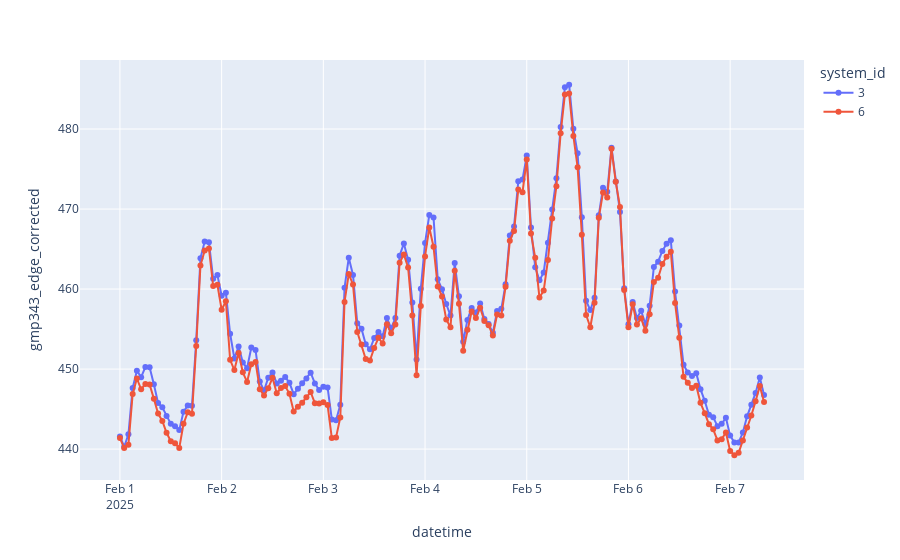

Source (notebook cell):
### Code cell
column_name = "gmp343_edge_corrected"

df_plot = df.select(["datetime", "system_id", column_name]) \
      .group_by_dynamic("datetime", every=filter, group_by="system_id") \
      .agg(pl.col(column_name).mean())


fig = px.line(
    df_plot,
    x="datetime",
    y=column_name,
    markers=True,
    color="system_id"
)
fig.show()

### Figure 1 — Plotly figure (JSON) as saved in the notebook; plotly's stock layout.template omitted (floating-point values rounded to 4 significant figures; data arrays with more than 128 entries replaced by an {"elided": "..."} marker saying what was removed)
{"data": [{"hovertemplate": "system_id=3<br>datetime=%{x}<br>gmp343_edge_corrected=%{y}<extra></extra>", "legendgroup": "3", "line": {"color": "#636efa", "dash": "solid"}, "marker": {"symbol": "circle"}, "mode": "lines+markers", "name": "3", "orientation": "v", "showlegend": true, "type": "scatter", "x": {"elided": "153 str values"}, "xaxis": "x", "y": {"elided": "153 float values"}, "yaxis": "y"}, {"hovertemplate": "system_id=6<br>datetime=%{x}<br>gmp343_edge_corrected=%{y}<extra></extra>", "legendgroup": "6", "line": {"color": "#EF553B", "dash": "solid"}, "marker": {"symbol": "circle"}, "mode": "lines+markers", "name": "6", "orientation": "v", "showlegend": true, "type": "scatter", "x": {"elided": "153 str values"}, "xaxis": "x", "y": {"elided": "153 float values"}, "yaxis": "y"}], "layout": {"legend": {"title": {"text": "system_id"}, "tracegroupgap": 0}, "margin": {"t": 60}, "xaxis": {"anchor": "y", "domain": [0, 1], "title": {"text": "datetime"}}, "yaxis": {"anchor": "x", "domain": [0, 1], "title": {"text": "gmp343_edge_corrected"}}}}
